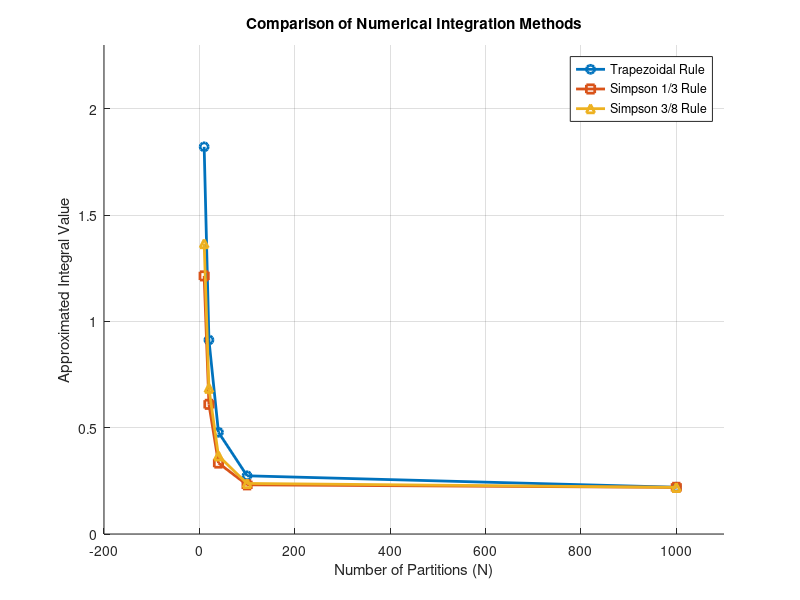

The MATLAB script that drew this image:
N = [10 20 40 100 1000];
y1 = [1.82101 0.91267 0.47845 0.27372 0.21998];   % Trapezoidal Rule
y2 = [1.21402 0.60989 0.33371 0.23127 0.21938];   % Simpson's 1/3 Rule
y3 = [1.36577 0.68532 0.36751 0.23783 0.21939];   % Simpson's 3/8 Rule

% Plot
figure; hold on; grid on
xlabel('Number of Partitions (N)');
ylabel('Approximated Integral Value');
title('Comparison of Numerical Integration Methods');

a1 = plot(N, y1, '-o', 'LineWidth', 2); M1 = 'Trapezoidal Rule';
a2 = plot(N, y2, '-s', 'LineWidth', 2); M2 = 'Simpson 1/3 Rule';
a3 = plot(N, y3, '-^', 'LineWidth', 2); M3 = 'Simpson 3/8 Rule';

legend([a1, a2, a3], M1, M2, M3)
xlim([-200, 1100]);
ylim([0, 2.3]);
